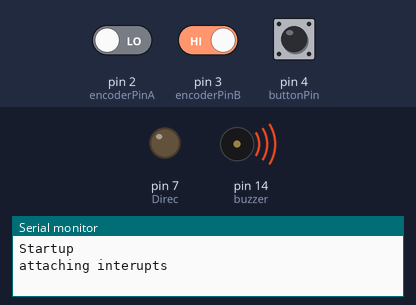
This sketch was run on a simulated Arduino Uno, built with avr-gcc and run on an emulated ATmega328P. Shown: output pins drawn as LEDs (lit = HIGH), buzzer (waves = sounding), the last lines printed to the serial monitor. The inputs (shaded band) are chosen by the test bench; at power-on: pin 4 (buttonPin) HIGH, pin 2 (encoderPinA) LOW, pin 3 (encoderPinB) HIGH. Pins used as bus, display or sensor lines are not drawn.

Above: at 13.2 s.
At 14.4 s:
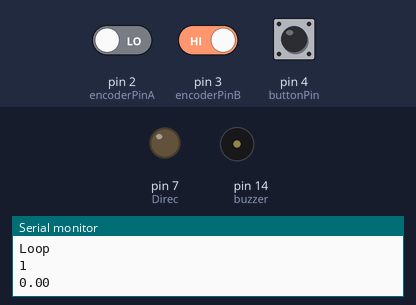
14.5 s: pin 4 (buttonPin) pulled LOW for 0.15 s
At 14.9 s:
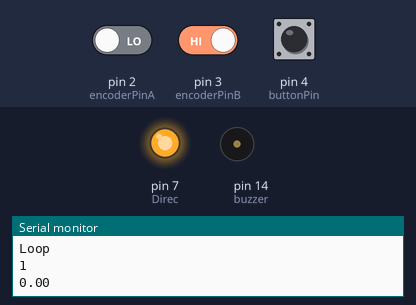
Timing chart, 0 to 17.5 s (numbered marks = the images above; inputs shaded):
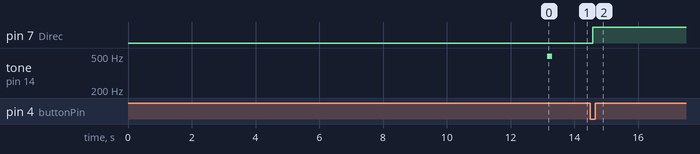

Measured:
- after the input at 14.5 s, pin 7 (Direc): LOW → HIGH after 0.07 s

The sketch:

Fall15WalkAssistFinal.ino
```cpp
/* Fall15WalkAssistFinal.ino
 *  By Greg Boiczyk
 *  Actuator code by Chunghwan Kim, 4/25/15
 *  Code to test Walk-Assist knee prototype.  A button preddl (+5V) will be fed to arduino to simulate a contraction of biceps femoris
 *  Encoders used to limit knee flex angle to within desired bounds
 */
#define encoderPinA 2 // channel A connected to digital pin 2
#define encoderPinB 3// channel B connected to digital pin 3
#define buttonPin 4 // button in digital pin 4
#define Power 6         // Digital out 3 controls (on/off) signal relay
#define Direc 7         // Digital out 4 controls (contraction/extension) signal relay
#define angleMax 30 // maximum angle
#define angleMin 1.0 // minimum angle
#define buzzer 14 // digital pin 14
//#define emgThresh 700 // EMG threshhold voltage
//#define emgIn A3 //EMG connected to pin A3
volatile unsigned long encoderPos = 0;
int buttonState = 0;
double encoderAngle = 0.0;
//int emgRead;
bool startup = true;
void setup() {
  Serial.begin(9600);
  pinMode(encoderPinA, INPUT);
  pinMode(encoderPinB, INPUT);
  pinMode(buttonPin, INPUT);
  digitalWrite(buttonPin, HIGH);
  pinMode(Power, OUTPUT);   // digital 6 as output
  pinMode(Direc, OUTPUT);   // digital 7 as output
  pinMode(buzzer, OUTPUT);
  Serial.println("Startup");
    ext();
    delay(13000);
    encoderPos = 0;
    startup = false;
    Serial.println("attaching interupts");
    //output an frequency
   for(int i=0;i<80;i++)
   {
    digitalWrite(buzzer,HIGH);
    delay(1);//wait for 1ms
    digitalWrite(buzzer,LOW);
    delay(1);//wait for 1ms
    }
    attachInterrupt(digitalPinToInterrupt(encoderPinA), doEncoderA, CHANGE);
    attachInterrupt(digitalPinToInterrupt(encoderPinB), doEncoderB, CHANGE);//interupt will trigger function whenever there is a change between LOW and HIGH on digital pin 1

}

void loop() {
  Serial.println("Loop");
    buttonState = digitalRead(buttonPin);
    encoderAngle = encoderPos*360/2048; //2048 pulses / 360 degrees
    Serial.println(buttonState);
    Serial.println(encoderAngle);
//    emgRead = analogRead(emgIn);
    if(encoderPos > 2048){ //if encoder rotates below 0 point (- rotation) or 1 full rotation, re-zero encoder. NOTE: Should not make a full rotation w/ device
      encoderPos = 0;
    }
    else if(encoderAngle < angleMax && buttonState == LOW){ // if encoder angle is less than max flexion angle and button pressed
      cont();
      }
    else if(encoderAngle > angleMin && buttonState == HIGH){ // if encoder angle is greater than or equal to min flexion angle and button not pressed, extend
      ext();
    }
    else{
      hold();
    }

  }

void doEncoderA(){
  if(digitalRead(encoderPinA) == HIGH){
    //check channel B to see which way encoder turning
    if (digitalRead(encoderPinB) == LOW){
      encoderPos--; // encoder turning clockwise, increment down
    }
    else{
      encoderPos++; // encoder turning ccw, increment up
    }
    }
    else{
      if(digitalRead(encoderPinB) == HIGH){
        encoderPos--;   //cw
      }
      else{
        encoderPos++; //ccw
      }
    }
}


void doEncoderB(){
  if(digitalRead(encoderPinB) == HIGH){
    if(digitalRead(encoderPinA) == HIGH){
      encoderPos--; //CW
    }
    else{
      encoderPos++;
    }
  }
  else{
    if(digitalRead(encoderPinA) == LOW){
      encoderPos--;
    }
    else{
      encoderPos++;
    }
  }
}

void cont()                    //contract actuator (fold leg forward)
{
  digitalWrite(Power, HIGH);
  digitalWrite(Direc, HIGH);
  delay(100);
}


void ext()                    //extend actuator (extend leg backward)
{
  digitalWrite(Power, HIGH);
  digitalWrite(Direc, LOW);
  delay(100);
}


void hold()                    //stop moving, hold position
{
  digitalWrite(Power, LOW);
  delay(100);
}
```
